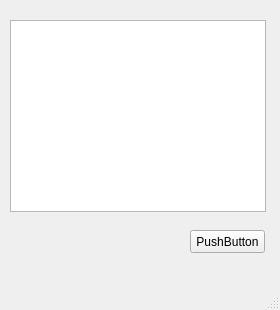
<?xml version="1.0" encoding="UTF-8"?>
<ui version="4.0">
 <class>MainWindow</class>
 <widget class="QMainWindow" name="MainWindow">
  <property name="geometry">
   <rect>
    <x>0</x>
    <y>0</y>
    <width>280</width>
    <height>310</height>
   </rect>
  </property>
  <property name="windowTitle">
   <string>MainWindow</string>
  </property>
  <widget class="QWidget" name="centralwidget">
   <widget class="QTableView" name="tableView">
    <property name="geometry">
     <rect>
      <x>10</x>
      <y>20</y>
      <width>256</width>
      <height>192</height>
     </rect>
    </property>
   </widget>
   <widget class="QPushButton" name="pushButton">
    <property name="geometry">
     <rect>
      <x>190</x>
      <y>230</y>
      <width>75</width>
      <height>23</height>
     </rect>
    </property>
    <property name="text">
     <string>PushButton</string>
    </property>
   </widget>
  </widget>
  <widget class="QMenuBar" name="menubar">
   <property name="geometry">
    <rect>
     <x>0</x>
     <y>0</y>
     <width>280</width>
     <height>20</height>
    </rect>
   </property>
  </widget>
  <widget class="QStatusBar" name="statusbar"/>
 </widget>
 <resources/>
 <connections/>
</ui>
